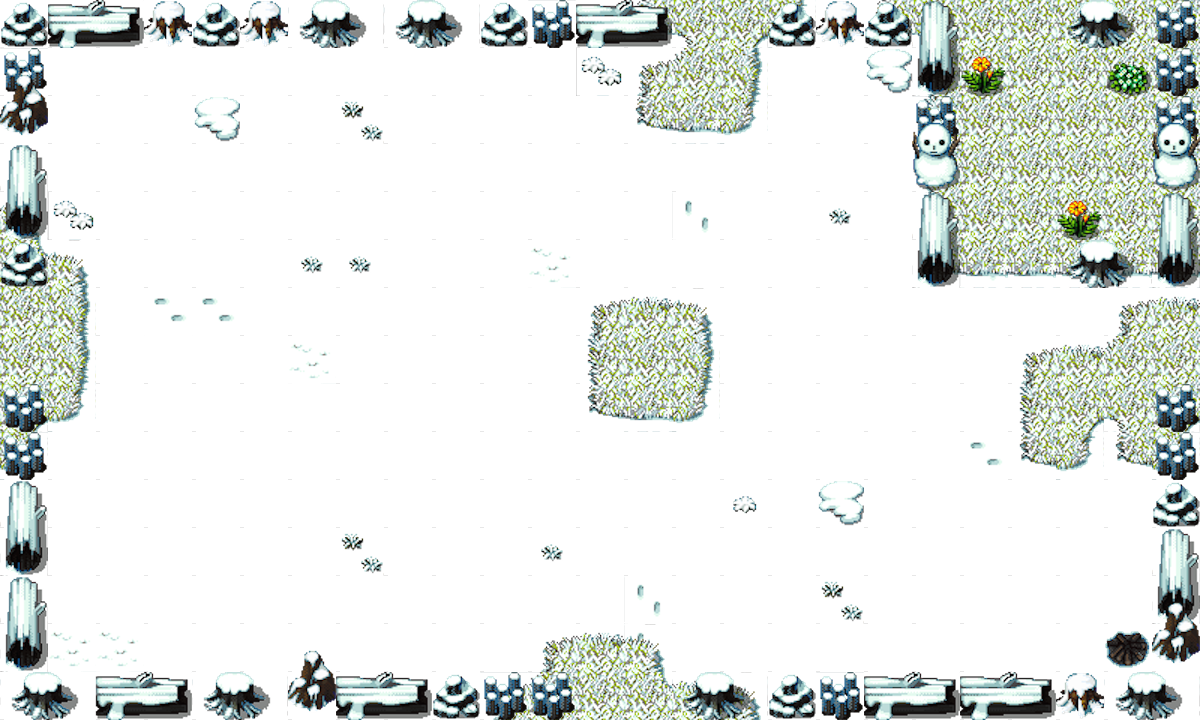

This is a level from a 2D game, rendered from its Tiled map with the project's own tilesets. A one-line summary and the map file follow, with tile-layer data summarised:
An orthogonal 25x15 tile map with 48x48 px tiles, 4 tile layers (fondblanc, Calque 3, decor, Calque 4), 4 tilesets and 27 objects.

<map version="1.0" orientation="orthogonal" width="25" height="15" tilewidth="48" tileheight="48">
 <tileset firstgid="1" name="caillous" tilewidth="24" tileheight="24">
  <image source="../Images/caillous.png" trans="ffffff" width="504" height="384" />
 </tileset>
 <tileset firstgid="337" name="snowmoda4chipsalaurabe" tilewidth="48" tileheight="48">
  <image source="../Images/snowmoda4chipsalaurabe.png" trans="ffffff" width="96" height="240" />
 </tileset>
 <tileset firstgid="347" name="tilebsnowmodalaurable" tilewidth="48" tileheight="48">
  <image source="../Images/tilebsnowmodalaurable.png" trans="ffffff" width="768" height="768" />
 </tileset>
 <tileset firstgid="603" name="Hanzo-SnowfieldSetVS-1" tilewidth="48" tileheight="48">
  <image source="../Images/Hanzo-SnowfieldSetVS-1.png" width="768" height="768" />
 </tileset>
 <layer name="fondblanc" width="25" height="15">
  <data>[375 cells, 375 non-empty, 1 distinct tile ids]</data>
 </layer>
 <layer name="Calque 3" width="25" height="15">
  <data>[375 cells, 100 non-empty, 23 distinct tile ids]</data>
 </layer>
 <layer name="decor" width="25" height="15">
  <data>[375 cells, 60 non-empty, 28 distinct tile ids]</data>
 </layer>
 <layer name="Calque 4" width="25" height="15">
  <data>[375 cells, 35 non-empty, 5 distinct tile ids]</data>
 </layer>
 <objectgroup color="#000000" draworder="topdown" name="wall" width="25" height="15">
  <object x="0" y="48" width="48" height="240" />
  <object x="48" y="672" width="528" height="48" />
  <object x="1152" y="48" width="48" height="240" />
  <object x="912" y="48" width="48" height="240" />
  <object x="1056" y="240" width="96" height="48" />
  <object x="1152" y="384" width="48" height="288" />
  <object x="768" y="0" width="192" height="48" />
  <object x="672" y="672" width="528" height="48" />
  <object x="0" y="384" width="48" height="336" />
  <object x="0" y="0" width="672" height="48" />
  <object x="1056" y="0" width="144" height="48" />
 </objectgroup>
 <objectgroup color="#ff0000" draworder="topdown" name="spawn" width="25" height="15">
  <object x="624" y="336" width="48" height="48" />
  <object x="672" y="48" width="48" height="48" />
  <object x="1056" y="336" width="48" height="48" />
  <object x="576" y="624" width="48" height="48" />
  <object x="48" y="336" width="48" height="48" />
  <object x="960" y="48" width="48" height="48" />
 </objectgroup>
 <objectgroup color="#ffcc66" draworder="topdown" name="key" width="25" height="15" />
 <objectgroup color="#804000" draworder="topdown" name="door" width="25" height="15">
  <object x="672" y="0" width="96" height="12">
   <properties>
    <property name="color" value="255#255#180" />
    <property name="id" value="1" />
    <property name="teleport" value="map2#1" />
   </properties>
  </object>
  <object x="1152" y="288" width="12" height="96">
   <properties>
    <property name="color" value="255#255#180" />
    <property name="id" value="1" />
    <property name="teleport" value="map6#1" />
   </properties>
  </object>
  <object x="576" y="672" width="96" height="48">
   <properties>
    <property name="color" value="255#255#180" />
    <property name="id" value="1" />
    <property name="teleport" value="map8#1" />
   </properties>
  </object>
  <object x="0" y="288" width="12" height="96">
   <properties>
    <property name="color" value="255#255#180" />
    <property name="id" value="1" />
    <property name="teleport" value="map4#1" />
   </properties>
  </object>
  <object x="960" y="0" width="96" height="12">
   <properties>
    <property name="255#255#180" value="" />
    <property name="id" value="1" />
    <property name="teleport" value="map2#2" />
   </properties>
  </object>
 </objectgroup>
 <objectgroup color="#0000ff" draworder="topdown" name="booleandoor" width="25" height="15">
  <object x="960" y="240" width="96" height="48">
   <properties>
    <property name="color" value="255#255#255" />
    <property name="id" value="99" />
    <property name="special" value="true" />
   </properties>
  </object>
 </objectgroup>
 <objectgroup color="#408000" draworder="topdown" name="switch" width="25" height="15" />
 <objectgroup color="#ffffff" draworder="topdown" name="pressureplate" width="25" height="15">
  <object x="384" y="336" width="48" height="48">
   <properties>
    <property name="close" value="" />
    <property name="color" value="255#255#180" />
    <property name="open" value="1" />
   </properties>
  </object>
 </objectgroup>
 <objectgroup color="#800000" draworder="topdown" name="caillou" width="25" height="15">
  <object x="384" y="432" width="48" height="48" />
 </objectgroup>
 <objectgroup draworder="topdown" name="endtimer" width="25" height="15">
  <object x="960" y="144" width="192" height="48">
   <properties>
    <property name="close" value="104" />
   </properties>
  </object>
 </objectgroup>
 <objectgroup draworder="topdown" name="endgame" width="25" height="15" />
 <objectgroup draworder="topdown" name="key" width="25" height="15">
  <object x="982" y="446" width="48" height="48">
   <properties>
    <property name="id" value="key" />
    <property name="open" value="99" />
   </properties>
  </object>
 </objectgroup>
</map>